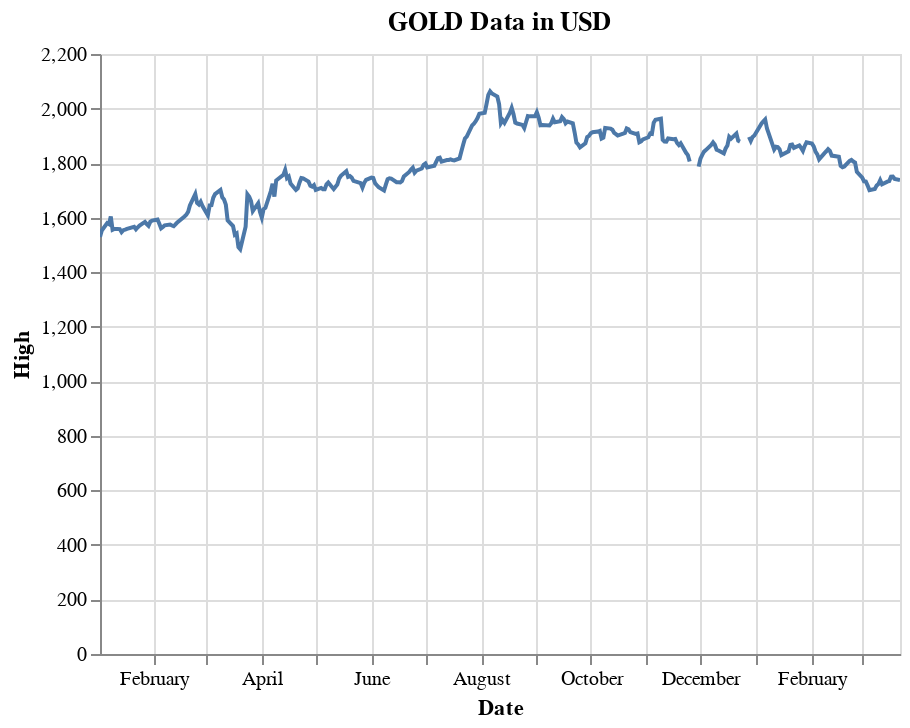

Notebook code cell kept with this figure:
### Code cell
base = alt.Chart(gold).properties(width=750)

line = alt.Chart(gold).mark_line().encode(
    x='Date',
    y='High', 
    tooltip =['Date','Open', 'Close']
).properties(
    title='GOLD Data in USD'
)

line.configure_title(
    fontSize=20,
    font='Courier',
    anchor='start',
    color='gray'
)

line.interactive()

### Figure 1 — Vega-Lite specification as saved in the notebook (floating-point values rounded to 4 significant figures; data arrays with more than 128 entries replaced by an {"elided": "..."} marker saying what was removed)
{"config": {"view": {"continuousWidth": 400, "continuousHeight": 300}}, "data": {"name": "data-8709a3d15bf213897c8485aa6d914159"}, "mark": "line", "encoding": {"tooltip": [{"type": "temporal", "field": "Date"}, {"type": "quantitative", "field": "Open"}, {"type": "quantitative", "field": "Close"}], "x": {"type": "temporal", "field": "Date"}, "y": {"type": "quantitative", "field": "High"}}, "selection": {"selector009": {"type": "interval", "bind": "scales", "encodings": ["x", "y"]}}, "title": "GOLD Data in USD", "$schema": "https://vega.github.io/schema/vega-lite/v4.8.1.json", "datasets": {"data-8709a3d15bf213897c8485aa6d914159": {"elided": "307 records"}}}
